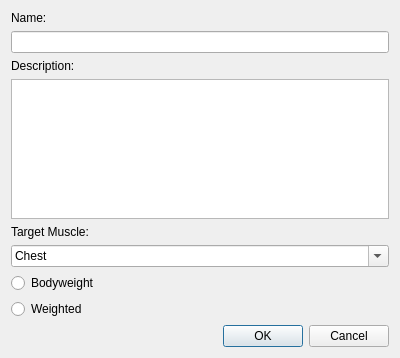
<?xml version="1.0" encoding="UTF-8"?>
<ui version="4.0">
 <class>ExerciseDialog</class>
 <widget class="QDialog" name="ExerciseDialog">
  <property name="geometry">
   <rect>
    <x>0</x>
    <y>0</y>
    <width>400</width>
    <height>358</height>
   </rect>
  </property>
  <property name="windowTitle">
   <string>Dialog</string>
  </property>
  <layout class="QVBoxLayout" name="verticalLayout">
   <item>
    <widget class="QLabel" name="label">
     <property name="text">
      <string>Name:</string>
     </property>
    </widget>
   </item>
   <item>
    <widget class="QLineEdit" name="lineEditName"/>
   </item>
   <item>
    <widget class="QLabel" name="label_2">
     <property name="text">
      <string>Description:</string>
     </property>
    </widget>
   </item>
   <item>
    <widget class="QTextEdit" name="textEditDescription"/>
   </item>
   <item>
    <widget class="QLabel" name="label_3">
     <property name="text">
      <string>Target Muscle:</string>
     </property>
    </widget>
   </item>
   <item>
    <widget class="QComboBox" name="comboMuscles">
     <property name="editable">
      <bool>true</bool>
     </property>
     <item>
      <property name="text">
       <string>Chest </string>
      </property>
     </item>
     <item>
      <property name="text">
       <string>Back</string>
      </property>
     </item>
     <item>
      <property name="text">
       <string>Biceps</string>
      </property>
     </item>
     <item>
      <property name="text">
       <string>Triceps</string>
      </property>
     </item>
     <item>
      <property name="text">
       <string>Shoulders</string>
      </property>
     </item>
     <item>
      <property name="text">
       <string>Forearms</string>
      </property>
     </item>
     <item>
      <property name="text">
       <string>Abs</string>
      </property>
     </item>
     <item>
      <property name="text">
       <string>Quads</string>
      </property>
     </item>
     <item>
      <property name="text">
       <string>Hamstrings</string>
      </property>
     </item>
     <item>
      <property name="text">
       <string>Glutes</string>
      </property>
     </item>
     <item>
      <property name="text">
       <string>Calves</string>
      </property>
     </item>
     <item>
      <property name="text">
       <string>Full Body</string>
      </property>
     </item>
    </widget>
   </item>
   <item>
    <widget class="QRadioButton" name="radioBodyweight">
     <property name="text">
      <string>Bodyweight</string>
     </property>
    </widget>
   </item>
   <item>
    <widget class="QRadioButton" name="radioWeighted">
     <property name="text">
      <string>Weighted</string>
     </property>
    </widget>
   </item>
   <item>
    <widget class="QDialogButtonBox" name="buttonBox">
     <property name="orientation">
      <enum>Qt::Orientation::Horizontal</enum>
     </property>
     <property name="standardButtons">
      <set>QDialogButtonBox::StandardButton::Cancel|QDialogButtonBox::StandardButton::Ok</set>
     </property>
    </widget>
   </item>
  </layout>
 </widget>
 <resources/>
 <connections>
  <connection>
   <sender>buttonBox</sender>
   <signal>accepted()</signal>
   <receiver>ExerciseDialog</receiver>
   <slot>accept()</slot>
   <hints>
    <hint type="sourcelabel">
     <x>248</x>
     <y>254</y>
    </hint>
    <hint type="destinationlabel">
     <x>157</x>
     <y>274</y>
    </hint>
   </hints>
  </connection>
  <connection>
   <sender>buttonBox</sender>
   <signal>rejected()</signal>
   <receiver>ExerciseDialog</receiver>
   <slot>reject()</slot>
   <hints>
    <hint type="sourcelabel">
     <x>316</x>
     <y>260</y>
    </hint>
    <hint type="destinationlabel">
     <x>286</x>
     <y>274</y>
    </hint>
   </hints>
  </connection>
 </connections>
</ui>
